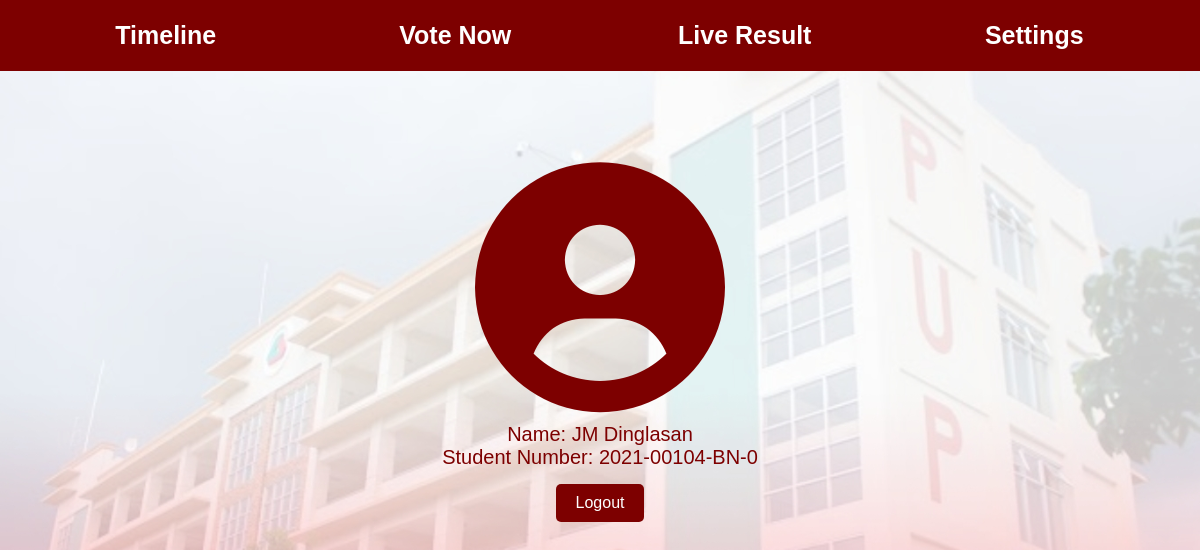
Screenshot of /settings (signed in) with the database file from the repository.
### website/models.py (models this page shows, shortened)
class User(db.Model, UserMixin):
    userId = db.Column(db.String(15), primary_key=True)
    password = db.Column(db.String(100), nullable=False)
    firstName = db.Column(db.String(100), nullable=False)
    lastName = db.Column(db.String(100), nullable=False)
    userType = db.Column(db.String(20), nullable=False)
    posts = db.relationship('Post')

### website/views.py (the view)
@views.route('/settings')
@login_required
def settings():
    if current_user.userType == "Admin":
        return render_template('Admin_Settings.html', user=current_user)
    elif current_user.userType == "Student":
        return render_template('Student_Settings.html', user=current_user)

### website/__init__.py (called while the page is built)
def create_app():
    app = Flask(__name__)
    app.config['SECRET_KEY'] = 'secret'
    app.config['SQLALCHEMY_DATABASE_URI'] = f"sqlite:///{DB_NAME}"
    db.init_app(app)
    socketio.init_app(app)
    from .views import views
    from .auth import auth
    app.register_blueprint(views, url_prefix='/')
    app.register_blueprint(auth, url_prefix='/')
    from . import models
    create_database(app)
    login_manager = LoginManager()
    login_manager.login_view = 'auth.login'
    login_manager.init_app(app)
    @login_manager.user_loader
    def load_user(userId):
        return models.User.query.get(userId)
    return app

### website/templates/Student_Settings.html (shortened to what this page needs)
<!DOCTYPE html>
<html lang="en">
  <head>
    <link
      rel="stylesheet"
      href="https://cdnjs.cloudflare.com/ajax/libs/font-awesome/6.0.0-beta3/css/all.min.css"
    />
    <link rel="stylesheet" href="../static/styles/style.css" />
  </head>
  <body>
    <header>
      <nav>
        <ul>
          <li><a href="/">Timeline</a></li>
          <li><a href="/vote-now">Vote Now</a></li>
          <li><a href="/live-results">Live Result</a></li>
          <li><a href="/settings">Settings</a></li>
        </ul>
      </nav>
    </header>
    <div class="account-container">
      <div class="account-icon">
        <i class="fas fa-user-circle"></i>
      </div>
      <div class="account-name">Name: {{user.firstName}} {{user.lastName}}</div>
      <div class="student-number">Student Number: {{user.userId}}</div>
      <button id="logoutButton" class="logout-button">Logout</button>
    </div>
  </body>
</html>

### website/static/styles/style.css (style rules this page uses)
body { background-image: url("../images/Background.jpg"); background-size: cover; margin: 0; font-family: Arial, sans-serif; }
button { background-color: #7d0000; color: yellow; font-size: 16px; padding: 10px 132px; border: none; border-radius: 5px; cursor: pointer; }
header { background-color: #7d0000; color: white; text-align: center; padding: 1px; }
nav { color: white; text-align: center; padding: 20px; }
nav ul { list-style-type: none; margin: 0; padding: 0; display: flex; justify-content: space-between; }
nav li { flex: 1; }
nav a { text-decoration: none; color: white; font-weight: bold; font-size: 25px; }
.account-container { text-align: center; padding: 20px; margin-top: 50px; }
.account-icon { font-size: 250px; color: #7d0000; margin-bottom: -15px; margin-top: 10px; }
.student-number { color: #7d0000; font-size: 20px; }
.account-name { color: #7d0000; font-size: 20px; }
.logout-button { background-color: #7d0000; color: white; font-size: 16px; padding: 10px 20px; border: none; border-radius: 5px; cursor: pointer; margin-top: 15px; }

### rows the page displays
User: firstName "JM", lastName "Dinglasan", userId "2021-00104-BN-0"
